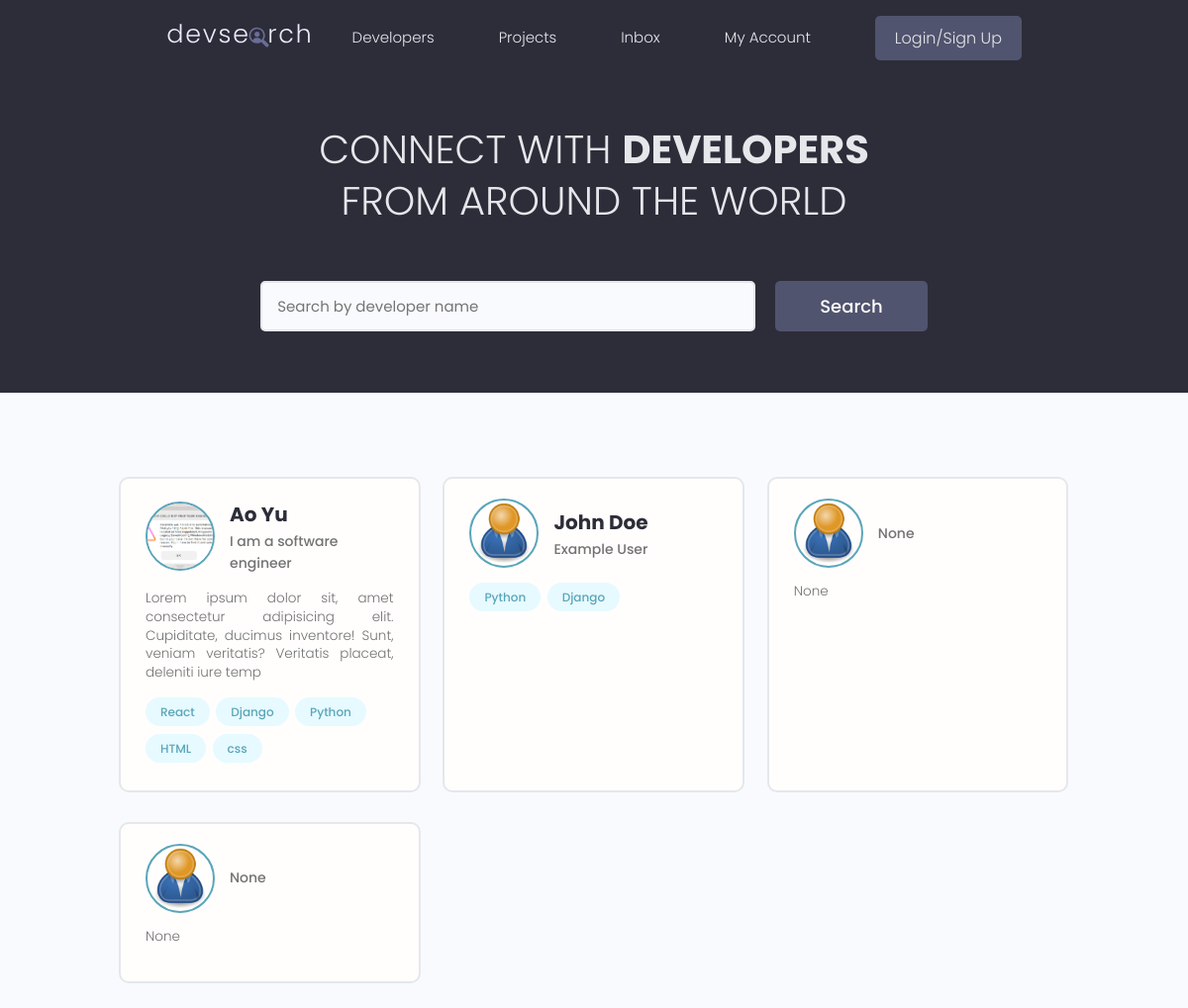
The page / on the database its author committed.
### users/models.py (models this page shows, shortened)
class Profile(models.Model):
    user = models.OneToOneField(User, null=True, on_delete=models.CASCADE, blank=True)
    name = models.CharField(max_length=200, null=True, blank=True)
    email = models.EmailField(max_length=200, null=True, blank=True)
    username = models.CharField(max_length=200, null=True, blank=True)
    location = models.CharField(max_length=200, null=True, blank=True)
    short_intro = models.CharField(max_length=200, null=True, blank=True)
    bio = models.TextField(null=True, blank=True)
    profile_image = models.ImageField(null=True, blank=True, upload_to='profiles/', default='profiles/user-default.png')
    social_github = models.CharField(max_length=200, null=True, blank=True)
    social_twitter = models.CharField(max_length=200, null=True, blank=True)
    social_linkedin = models.CharField(max_length=200, null=True, blank=True)
    social_youtube = models.CharField(max_length=200, null=True, blank=True)
    social_website = models.CharField(max_length=200, null=True, blank=True)
    created = models.DateTimeField(auto_now_add=True)
    id = models.UUIDField(default=uuid.uuid4, unique=True,
                            primary_key=True, editable=False)

class Skill(models.Model):
    owner = models.ForeignKey(Profile, null=True, on_delete=models.CASCADE, blank=True)
    name = models.CharField(max_length=200, null=True, blank=True)
    description = models.TextField(null=True, blank=True)
    created = models.DateTimeField(auto_now_add=True)
    id = models.UUIDField(default=uuid.uuid4, unique=True,
                            primary_key=True, editable=False)
    def __str__(self):
        return str(self.name)

### users/views.py (the view)
# urls.py: path('', views.profiles, name='profiles'),
def profiles(request):
    profiles = Profile.objects.all()
    context = {
        'profiles': profiles
    }
    return render(request, 'users/profiles.html', context)

### users/templates/users/profiles.html (shortened to what this page needs)
{%extends "main.html"%}
{%block content%}
  <main class="home">
    <section class="hero-section text-center">
      <div class="container container--narrow">
        <div class="hero-section__box">
          <h2>CONNECT WITH <span>DEVELOPERS</span></h2>
          <h2>FROM AROUND THE WORLD</h2>
        </div>
        <div class="hero-section__search">
          <form class="form" action="#" method="get">
            <div class="form__field">
              <input class="input input--text" id="formInput#search" type="text" name="text"
                placeholder="Search by developer name" />
            </div>
            <input class="btn btn--sub btn--lg" type="submit" value="Search" />
          </form>
        </div>
      </div>
    </section>
    <section class="devlist">
      <div class="container">
        <div class="grid grid--three">
        {%for profile in profiles%}
          <div class="column card">
            <div class="dev">
              <a href="{%url 'user-profile' profile.id%}" class="card__body">
                <div class="dev__profile">
                  <img class="avatar avatar--md" src="{{profile.profile_image.url}}" alt="image" />
                  <div class="dev__meta">
                    <h3>{{profile.name}}</h3>
                    <h5>{{profile.short_intro|slice:"60"}}</h5>
                  </div>
                </div>
                <p class="dev__info">
                    {{profile.bio|slice:"150"}}
                </p>
                <div class="dev__skills">
                    {%for skill in profile.skill_set.all|slice:"5"%}
                    <span class="tag tag--pill tag--main">
                        <small>{{skill}}</small>
                    </span>
                    {%endfor%}
                </div>
              </a>
            </div>
          </div>
          {%endfor%}
        </div>
      </div>
    </section>
  </main>
{%endblock content%}

### static/styles/app.css (style rules this page uses)
:root { --color-sub: #2d2d39; }
.btn--sub { background-color: var(--color-sub-light); }
.card { border: 2px solid var(--color-light); }
img { width: 100%; }
.hero-section { height: 40vh; display: flex; align-items: center; background-color: var(--color-sub); }
.hero-section__box { margin-bottom: 4rem; }
.hero-section__box > h2, .hero-section__box > h2 > span { font-size: 4rem; color: var(--color-light); line-height: 1.3; text-transform: uppercase; }
.hero-section__box > h2 { font-weight: 300; }
.hero-section__box > h2 > span { font-weight: 700; }
.hero-section__search > .form { display: flex; align-items: center; justify-content: center; gap: 2rem; }
.hero-section__search > .form input.input--text { width: 50rem; }
.devlist { margin-top: 8rem; }
.devlist .grid { align-items: stretch; }
.devlist .dev .dev__profile { display: flex; align-items: center; gap: 1.5rem; }
.devlist .dev .dev__meta h3 { color: var(--color-sub); font-size: 2rem; font-weight: 700; }
.devlist .dev .dev__meta h5 { color: var(--color-text); font-size: 1.4rem; font-weight: 500; }
.devlist .dev .dev__info { margin: 1.5rem 0; font-size: 1.35rem; line-height: 1.4; text-align: justify; }

### static/uikit/styles/modules/_variables.css (style rules this page uses)
:root { --color-main: #5aa5b9; --color-main-light: #e6faff; --color-sub: #3f4156; --color-sub-light: #51546e; --color-sub-lighter: #ededfd; --color-text: #737373; --color-gray: #8b8b8b; --color-light: #e5e7eb; --color-light-gray: #767676; --color-bg: #f8fafd; --color-white: #fffefd; --color-white-light: #f3f3f3; --color-success: #359e64; --color-success-bg: #def8e8; --color-error: #fc4b0b; --color-error-bg: #fff2ee; --font-base: 'Poppins', arial, helvetica, 'Segoe UI', roboto, ubuntu, sans-serif; --font-monospace: 'Fira Code', 'Courier New', courier, monospace; --font-regular: 300; --font-medium: 500; --font-bold: 700; --generic-shadow: 1px 1px 5px #00000010; --generic-transition: all 0.3s ease-in-out; }

### static/uikit/styles/modules/_base.css (style rules this page uses)
* { margin: 0; padding: 0; box-sizing: border-box; text-rendering: optimizeLegibility; color: inherit; font-size: inherit; }
html { font-size: 50%; }
@media only screen and (min-width: 480px) { html { font-size: 56.25%; } }
@media only screen and (min-width: 1200px) { html { font-size: 62.5%; } }
body { line-height: 1.6; font-weight: 400; font-size: 1.5rem; color: var(--color-text); background-color: var(--color-bg); min-height: 100vh; }

### static/uikit/styles/modules/_typography.css (style rules this page uses)
* { font-family: var(--font-base); }
h2 { font-size: 3.6rem; font-weight: var(--font-bold); }
h3 { font-size: 3.2rem; font-weight: var(--font-medium); }
h5 { font-size: 2.4rem; font-weight: var(--font-medium); }
h5, h6 { font-weight: var(--font-regular); }
p, span, strong { font-size: 1.6rem; color: var(--color-text); font-weight: var(--font-regular); }
a { padding-bottom: 2px; text-decoration: none; display: inline-block; color: var(--color-main); font-weight: var(--font-medium); }

### static/uikit/styles/modules/_utilities.css (style rules this page uses)
.container { width: 92%; max-width: 165rem; margin: 0 auto; box-sizing: border-box; }
.container--narrow { width: 92%; max-width: 120rem; }
@media screen and (min-width: 1000px) { .container { width: 90%; } }
@media screen and (min-width: 1000px) { .container--narrow { width: 85%; } }
@media screen and (min-width: 1200px) { .container { width: 80%; } }
@media screen and (min-width: 1200px) { .container--narrow { width: 72%; } }
.text-center { text-align: center; }

### static/uikit/styles/modules/_avatar.css (style rules this page uses)
.avatar { border-radius: 50%; border: 2px solid var(--color-main); object-fit: cover; }
.avatar--md { height: 7rem; width: 7rem; }

### static/uikit/styles/modules/_button.css (style rules this page uses)
.btn { display: inline-block; position: relative; cursor: pointer; background-color: var(--color-light); font-weight: var(--font-medium); color: var(--color-sub); text-decoration: none; padding: 1rem 2rem; border-radius: 0.5rem; border: none; width: -webkit-fit-content; width: -moz-fit-content; width: fit-content; height: -webkit-fit-content; height: -moz-fit-content; height: fit-content; font-size: 1.6rem; outline-width: 0; outline-color: transparent; -webkit-backface-visibility: hidden; backface-visibility: hidden; transition: all 0.3s ease-in-out; }
.btn--sub { background-color: var(--color-sub); color: var(--color-white); }
.btn--lg { font-size: 1.8rem; padding: 1.2rem 4.5rem; }

### static/uikit/styles/modules/_card.css (style rules this page uses)
.card { border-radius: 1rem; background-color: var(--color-white); border: 1.5px solid var(--color-light); width: auto; height: auto; margin-top: 0.5rem; margin-bottom: 0.5rem; overflow: hidden; }
.card__body, .card__header { padding: 2rem 2.5rem; }

### rows shown on the page
Profile: profile_image (picture), name "Ao Yu", short_intro "I am a software engineer", bio "Lorem ipsum dolor sit, amet consectetur adipisicing elit. Cupiditate, ducimus inventore! Sunt, veniam veritatis? Veritatis placeat, deleniti iure temp"
Skill: name "React"
Skill: name "Django"
Skill: name "Python"
Skill: name "HTML"
Skill: name "css"
Profile: profile_image (placeholder picture), name "John Doe", short_intro "Example User"
Skill: name "Python"
Skill: name "Django"
Profile: profile_image (placeholder picture), short_intro "None", bio "None"
Profile: profile_image (placeholder picture), short_intro "None", bio "None"
